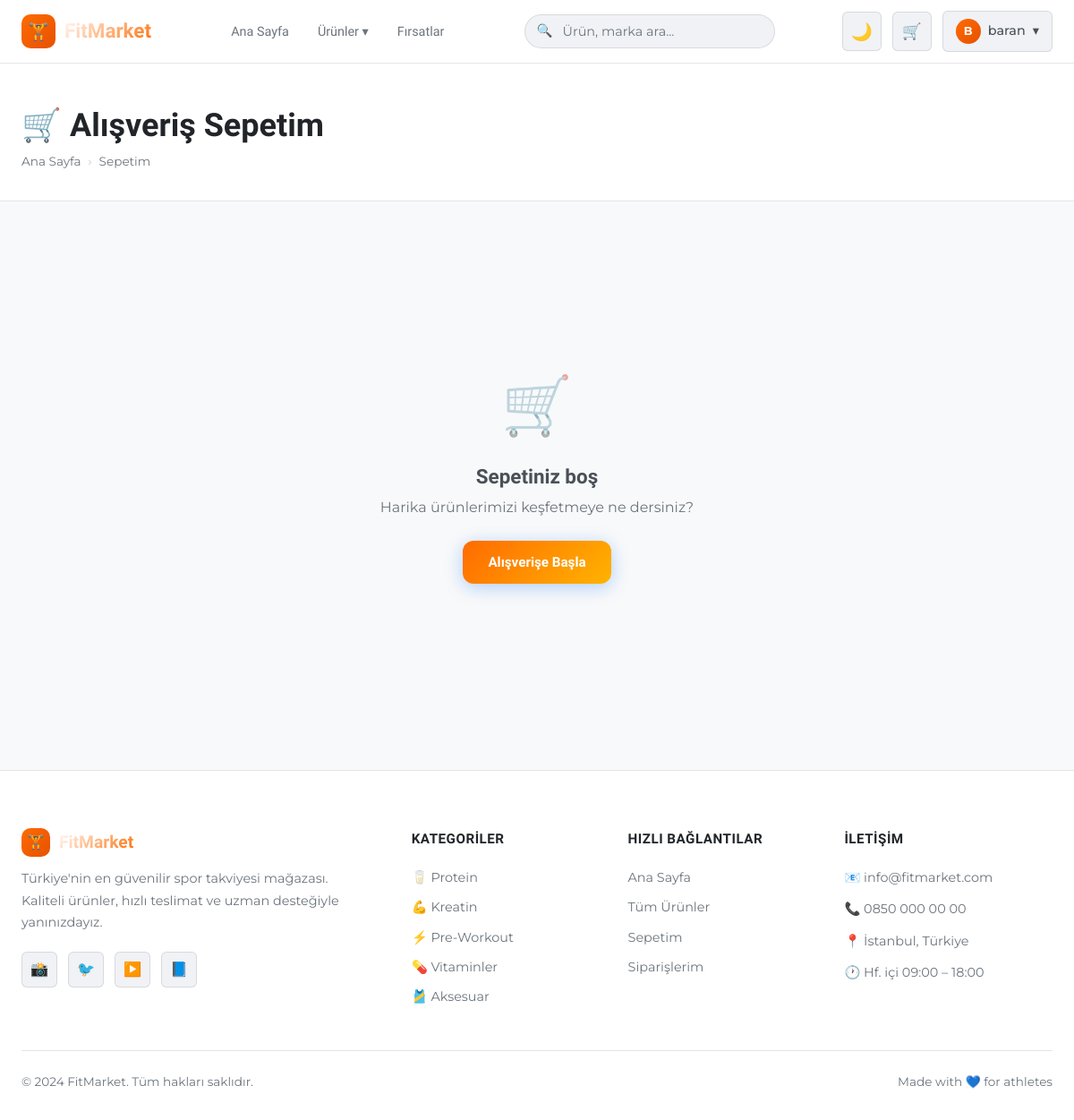
The page /cart/ (signed in) on the database its author committed.
### app/models/user.py (models this page shows, shortened)
class User(UserMixin, db.Model):
    __tablename__ = 'users'
    id = db.Column(db.Integer, primary_key=True)
    username = db.Column(db.String(80), unique=True, nullable=False)
    email = db.Column(db.String(120), unique=True, nullable=False)
    password_hash = db.Column(db.String(256), nullable=False)
    first_name = db.Column(db.String(80))
    last_name = db.Column(db.String(80))
    phone = db.Column(db.String(20))
    address = db.Column(db.Text)
    is_admin = db.Column(db.Boolean, default=False)
    created_at = db.Column(db.DateTime, default=datetime.utcnow)
    orders = db.relationship('Order', backref='user', lazy='dynamic')
    cart_items = db.relationship('CartItem', backref='user', lazy='dynamic', cascade='all, delete-orphan')
    reviews = db.relationship('Review', backref='user', lazy='dynamic')

### app/models/product.py (models this page shows, shortened)
class Category(db.Model):
    __tablename__ = 'categories'
    id = db.Column(db.Integer, primary_key=True)
    name = db.Column(db.String(100), unique=True, nullable=False)
    slug = db.Column(db.String(100), unique=True, nullable=False)
    description = db.Column(db.Text)
    icon = db.Column(db.String(50), default='🏋️')
    products = db.relationship('Product', backref='category', lazy='dynamic')

### app/routes/cart.py (the view)
@cart_bp.route('/')
@login_required
def view_cart():
    items = db.session.execute(
        db.select(CartItem).filter_by(user_id=current_user.id)
    ).scalars().all()
    total = sum(item.subtotal for item in items)
    return render_template('cart/cart.html', items=items, total=total)

### app/models/user.py (called while the page is built)
@login_manager.user_loader
def load_user(user_id):
    return db.session.get(User, int(user_id))

### app/templates/cart/cart.html (shortened to what this page needs)
{% extends "base.html" %}
{% block content %}
<div class="page-header">
  <div class="container">
    <h1>🛒 Alışveriş Sepetim</h1>
    <div class="breadcrumb">
      <a href="{{ url_for('main.index') }}">Ana Sayfa</a>
      <span class="breadcrumb-sep">›</span>
      <span>Sepetim</span>
    </div>
  </div>
</div>
<div class="container section-sm">
  {% if items %}
  <div class="cart-layout">
    <div>
      <div class="card" style="border-radius: var(--radius-lg); overflow: hidden;">
        <div style="padding: 20px 24px; border-bottom: 1px solid var(--border); display:flex; justify-content:space-between; align-items:center;">
          <h3 style="font-size:1rem;">{{ items|length }} ürün</h3>
          <form action="{{ url_for('cart.clear_cart') }}" method="post" style="margin:0;">
            <input type="hidden" name="csrf_token" value="{{ csrf_token() }}">
            <button type="submit" class="btn btn-outline btn-sm" style="border-color:var(--danger); color:var(--danger);" onclick="return confirm('Sepet temizlensin mi?')">
              🗑️ Sepeti Temizle
            </button>
          </form>
        </div>
        {% for item in items %}
        <div class="cart-item" id="cartItem{{ item.id }}">
          <div>
            {% if item.product.image_url %}
            <img src="{{ item.product.image_url }}" alt="{{ item.product.name }}" class="cart-item-img">
            {% else %}
            <div class="cart-item-img-placeholder">{{ item.product.category.icon }}</div>
            {% endif %}
          </div>
          <div>
            <div class="cart-item-name">{{ item.product.name }}</div>
            <div class="cart-item-brand">{{ item.product.brand }}</div>
            <div class="qty-selector" style="width: fit-content;">
              <form action="{{ url_for('cart.update_cart') }}" method="post" id="updateForm{{ item.id }}" style="display:contents;">
                <input type="hidden" name="csrf_token" value="{{ csrf_token() }}">
                <input type="hidden" name="item_id" value="{{ item.id }}">
                <button type="button" class="qty-btn" onclick="updateQty({{ item.id }}, -1)">−</button>
                <input type="number" name="quantity" id="qty{{ item.id }}" class="qty-input" value="{{ item.quantity }}" min="1" max="{{ item.product.stock }}" onchange="submitUpdate({{ item.id }})">
                <button type="button" class="qty-btn" onclick="updateQty({{ item.id }}, 1)">+</button>
              </form>
            </div>
          </div>
          <div style="text-align:right;">
            <div class="cart-item-price" id="itemPrice{{ item.id }}">{{ "%.2f"|format(item.subtotal) }}₺</div>
            <form action="{{ url_for('cart.remove_from_cart', item_id=item.id) }}" method="post" style="margin-top:8px;">
              <input type="hidden" name="csrf_token" value="{{ csrf_token() }}">
              <button type="submit" class="btn btn-sm" style="background:none; border:none; color:var(--danger); font-size:0.85rem; padding:4px 8px;">× Kaldır</button>
            </form>
          </div>
        </div>
        {% endfor %}
      </div>
      <div style="margin-top: 16px;">
        <a href="{{ url_for('products.list_products') }}" class="btn btn-outline">← Alışverişe Devam Et</a>
      </div>
    </div>
    <div>
      <div class="order-summary-card">
        <h3 style="font-size:1.1rem; margin-bottom:20px;">Sipariş Özeti</h3>
        <div class="summary-row">
          <span>Ara Toplam</span>
          <span id="cartTotal">{{ "%.2f"|format(total) }}₺</span>
        </div>
        <div class="summary-row">
          <span>Kargo</span>
          <span style="color:var(--success);">{{ "Ücretsiz" if total >= 500 else "29,90₺" }}</span>
        </div>
        {% if total < 500 %}
        <div class="free-shipping-banner">
          🚚 <strong>{{ "%.2f"|format(500 - total) }}₺</strong> daha ekleyin, <strong>ücretsiz kargo</strong> kazanın!
        </div>
        {% else %}
        <div class="free-shipping-banner">
          🎉 Tebrikler! Ücretsiz kargo hakkı kazandınız.
        </div>
        {% endif %}
        <div class="summary-row total">
          <span>Toplam</span>
          <span class="amount">{{ "%.2f"|format(total + (0 if total >= 500 else 29.90)) }}₺</span>
        </div>
        <a href="{{ url_for('checkout.checkout') }}" class="btn btn-accent btn-lg btn-full" style="margin-top:20px;">
          🔒 Ödemeye Geç
        </a>
        <div style="text-align:center; margin-top:12px; font-size:0.8rem; color:var(--text-muted);">
          🔐 SSL ile güvenli ödeme
        </div>
      </div>
    </div>
  </div>
  {% else %}
  <div class="empty-state">
    <div class="empty-icon">🛒</div>
    <h3>Sepetiniz boş</h3>
    <p>Harika ürünlerimizi keşfetmeye ne dersiniz?</p>
    <a href="{{ url_for('products.list_products') }}" class="btn btn-accent mt-3">Alışverişe Başla</a>
  </div>
  {% endif %}
</div>
{% endblock %}

### app/templates/base.html (shortened to what this page needs)
<!DOCTYPE html>
<html lang="tr">
<head>
  <link rel="stylesheet" href="{{ url_for('static', filename='css/main.css') }}">
  <link rel="stylesheet" href="{{ url_for('static', filename='css/components.css') }}">
  <link rel="stylesheet" href="{{ url_for('static', filename='css/pages.css') }}">
</head>
<body>
<nav class="navbar">
  <div class="container">
    <div class="navbar-inner">
      <a href="{{ url_for('main.index') }}" class="navbar-brand">
        <div class="navbar-logo-icon">🏋️</div>
        <span class="navbar-brand-text">FitMarket</span>
      </a>
      <ul class="navbar-nav" id="navMenu">
        <li><a href="{{ url_for('main.index') }}" class="nav-link {% if request.endpoint == 'main.index' %}active{% endif %}">Ana Sayfa</a></li>
        <li class="nav-dropdown">
          <a href="{{ url_for('products.list_products') }}" class="nav-link">Ürünler ▾</a>
        </li>
        <li><a href="{{ url_for('products.list_products', sort='price_asc') }}" class="nav-link">Fırsatlar</a></li>
      </ul>
      <form action="{{ url_for('products.list_products') }}" method="get" class="navbar-search" id="searchForm">
        <span class="navbar-search-icon">🔍</span>
        <input type="text" name="q" placeholder="Ürün, marka ara..." value="{{ request.args.get('q', '') }}" autocomplete="off">
      </form>
      <div class="navbar-actions">
        <button id="themeToggleBtn" class="cart-btn" title="Tema Değiştir" style="font-size: 1.2rem; cursor: pointer;">
          <span class="theme-icon-dark" style="display: none;">🌙</span>
        </button>
        <a href="{{ url_for('cart.view_cart') }}" class="cart-btn" title="Sepetim">
          🛒
        </a>
        {% if current_user.is_authenticated %}
        <div class="nav-dropdown">
          <a href="#" class="user-btn">
            <div class="user-avatar">{{ (current_user.first_name or current_user.username)[0].upper() }}</div>
            <span>{{ current_user.first_name or current_user.username }}</span> ▾
          </a>
        </div>
        {% else %}
        <a href="{{ url_for('auth.login') }}" class="btn btn-outline btn-sm">Giriş</a>
        <a href="{{ url_for('auth.register') }}" class="btn btn-primary btn-sm">Kayıt Ol</a>
        {% endif %}
      </div>
    </div>
  </div>
</nav>
<main>
  {% block content %}{% endblock %}
</main>
<footer class="footer">
  <div class="container">
    <div class="footer-grid">
      <div class="footer-brand">
        <a href="{{ url_for('main.index') }}" class="navbar-brand" style="margin-bottom: 0; display: inline-flex;">
          <div class="navbar-logo-icon" style="width:32px;height:32px;font-size:1rem;">🏋️</div>
          <span class="navbar-brand-text" style="font-size:1.2rem;">FitMarket</span>
        </a>
        <p>Türkiye'nin en güvenilir spor takviyesi mağazası. Kaliteli ürünler, hızlı teslimat ve uzman desteğiyle yanınızdayız.</p>
        <div class="social-links">
          <a href="#" class="social-link" title="Instagram">📸</a>
          <a href="#" class="social-link" title="Twitter">🐦</a>
          <a href="#" class="social-link" title="YouTube">▶️</a>
          <a href="#" class="social-link" title="Facebook">📘</a>
        </div>
      </div>
      <div>
        <p class="footer-title">Kategoriler</p>
        <div class="footer-links">
          {% for cat in all_categories %}
          <a href="{{ url_for('products.list_products', category=cat.slug) }}">{{ cat.icon }} {{ cat.name }}</a>
          {% endfor %}
        </div>
      </div>
      <div>
        <p class="footer-title">Hızlı Bağlantılar</p>
        <div class="footer-links">
          <a href="{{ url_for('main.index') }}">Ana Sayfa</a>
          <a href="{{ url_for('products.list_products') }}">Tüm Ürünler</a>
          <a href="{{ url_for('cart.view_cart') }}">Sepetim</a>
          {% if current_user.is_authenticated %}
          <a href="{{ url_for('profile.orders') }}">Siparişlerim</a>
          {% else %}
          <a href="{{ url_for('auth.login') }}">Giriş Yap</a>
          <a href="{{ url_for('auth.register') }}">Kayıt Ol</a>
          {% endif %}
        </div>
      </div>
      <div>
        <p class="footer-title">İletişim</p>
        <div class="footer-links" style="gap: 12px;">
          <span style="color: var(--text-muted); font-size: 0.9rem;">📧 info@fitmarket.com</span>
          <span style="color: var(--text-muted); font-size: 0.9rem;">📞 0850 000 00 00</span>
          <span style="color: var(--text-muted); font-size: 0.9rem;">📍 İstanbul, Türkiye</span>
          <span style="color: var(--text-muted); font-size: 0.9rem;">🕐 Hf. içi 09:00 – 18:00</span>
        </div>
      </div>
    </div>
    <div class="footer-bottom">
      <span>© 2024 FitMarket. Tüm hakları saklıdır.</span>
      <span>Made with 💙 for athletes</span>
    </div>
  </div>
</footer>
</body>
</html>

### app/static/css/main.css (style rules this page uses)
:root { --primary: #FF6B00; --primary-light: #FF9100; --primary-dark: #E65100; --accent: #FF6B00; --accent-glow: rgba(255, 107, 0, 0.25); --bg: #f8f9fa; --bg-2: #ffffff; --surface: #ffffff; --surface-2: #f0f2f5; --surface-3: #e4e6eb; --border: rgba(0, 0, 0, 0.1); --border-hover: rgba(0, 0, 0, 0.2); --text: #212529; --text-muted: #6c757d; --text-light: #495057; --success: #198754; --warning: #ffc107; --danger: #dc3545; --info: #0dcaf0; --gradient-hero: linear-gradient(135deg, #f8f9fa 0%, #e9ecef 100%); --gradient-card: linear-gradient(145deg, #ffffff, #f8f9fa); --gradient-btn: linear-gradient(135deg, #FF6B00, #E65100); --gradient-accent: linear-gradient(135deg, #FF6B00, #FFB300); --radius-sm: 6px; --radius-md: 12px; --radius-lg: 20px; --radius-xl: 32px; --shadow-sm: 0 2px 8px rgba(0, 0, 0, 0.05); --shadow-md: 0 8px 32px rgba(0, 0, 0, 0.08); --shadow-lg: 0 16px 64px rgba(0, 0, 0, 0.12); --shadow-glow: 0 0 32px rgba(255, 107, 0, 0.15); --nav-bg: rgba(255, 255, 255, 0.95); --overlay-bg: rgba(255, 255, 255, 0.85); --transition: all 0.3s cubic-bezier(0.4, 0, 0.2, 1); --font: 'Oswald', sans-serif; --font-body: 'Montserrat', sans-serif; }
*, *::before, *::after { box-sizing: border-box; margin: 0; padding: 0; }
html { scroll-behavior: smooth; font-size: 16px; }
body { font-family: var(--font-body); background: var(--bg); color: var(--text); line-height: 1.6; min-height: 100vh; overflow-x: hidden; }
h1, h2, h3, h4, h5, h6 { font-family: var(--font); font-weight: 700; line-height: 1.2; color: var(--text); }
a { color: var(--accent); text-decoration: none; transition: var(--transition); }
ul { list-style: none; }
button { cursor: pointer; font-family: inherit; }
input, textarea, select { font-family: inherit; }
.container { max-width: 1280px; margin: 0 auto; padding: 0 24px; }
.section-sm { padding: 48px 0; }
.mt-3 { margin-top: 24px; }
.btn { display: inline-flex; align-items: center; justify-content: center; gap: 8px; padding: 12px 28px; border: none; border-radius: var(--radius-md); font-size: 0.95rem; font-weight: 600; font-family: var(--font); cursor: pointer; transition: var(--transition); text-decoration: none; white-space: nowrap; }
.btn-accent { background: var(--gradient-accent); color: #ffffff; font-weight: 700; box-shadow: 0 4px 20px rgba(13, 110, 253, 0.3); }
.page-header { background: linear-gradient(135deg, var(--bg-2) 0%, var(--surface) 100%); border-bottom: 1px solid var(--border); padding: 48px 0 32px; margin-bottom: 48px; }
.page-header h1 { font-size: clamp(1.6rem, 3vw, 2.5rem); }
.breadcrumb { display: flex; align-items: center; gap: 8px; font-size: 0.85rem; color: var(--text-muted); margin-top: 8px; }
.breadcrumb a { color: var(--text-muted); }
.breadcrumb-sep { opacity: 0.4; }
.empty-state { text-align: center; padding: 80px 32px; color: var(--text-muted); }
.empty-state .empty-icon { font-size: 4rem; margin-bottom: 16px; opacity: 0.5; }
.empty-state h3 { font-size: 1.4rem; margin-bottom: 8px; color: var(--text-light); }

### rows shown on the page
User: first_name "B", first_name "baran"
Category: icon "🥛", name "Protein"
Category: icon "💪", name "Kreatin"
Category: icon "⚡", name "Pre-Workout"
Category: icon "💊", name "Vitaminler"
Category: icon "🎽", name "Aksesuar"
